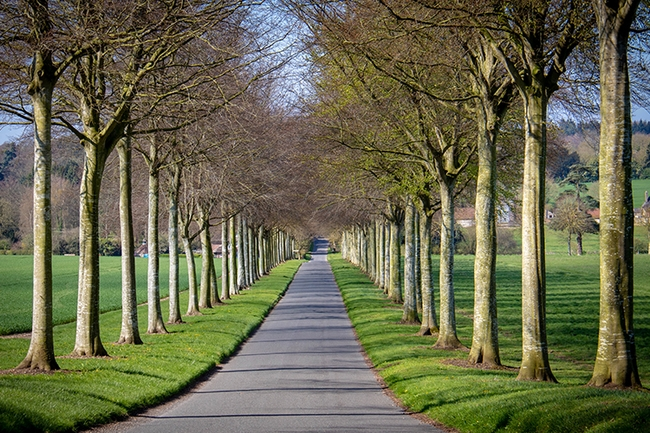
#> input picture 1603176284-vanishingpoint.jpg, 650 x 433 px
$ python houghCv.py
#> lines starting #> are read from the running program, lines starting #| are printed output that depends on the picture
import cv2
import numpy as np

img = cv2.imread('1603176284-vanishingpoint.jpg')
#> img is the input picture: shape (433, 650, 3); mean B, G, R 77.4, 104.6, 104.3
gray = cv2.cvtColor(img, cv2.COLOR_BGR2GRAY)
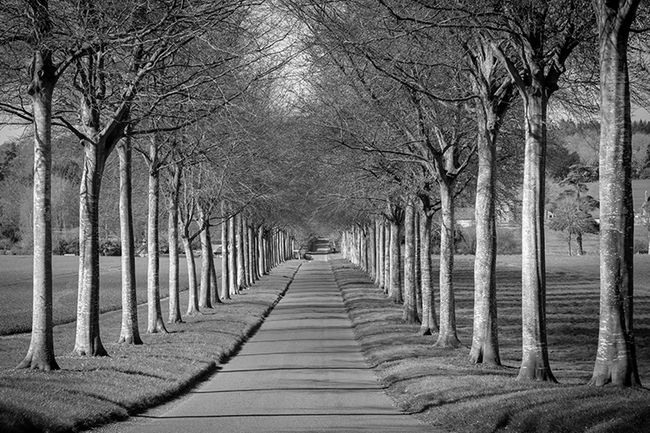
#> gray: shape (433, 650); min 0, max 255, mean 101.4
edges = cv2.Canny(gray, 50, 150, apertureSize = 3)
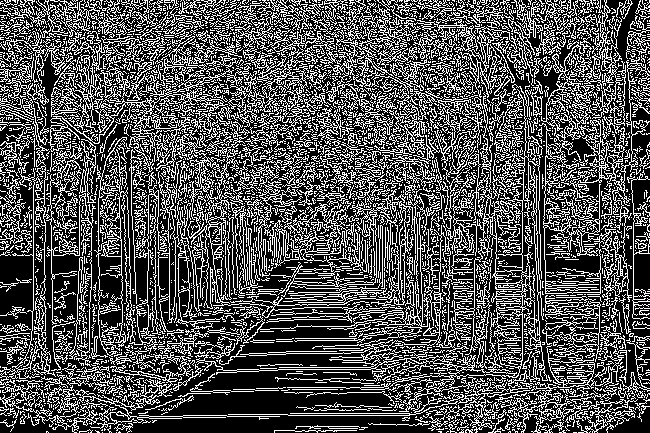
#> edges: shape (433, 650); 32.5% white in thin lines or dots
cv2.imshow('edge', edges)

lines = cv2.HoughLinesP(edges, 1, np.pi/180,100,minLineLength = 1000, maxLineGap =10)
#> lines = None
#> (the run stopped early here; a loop or call above may not have finished)

$ run again, with vanishing-point-4468780__340.jpg copied over 1603176284-vanishingpoint.jpg
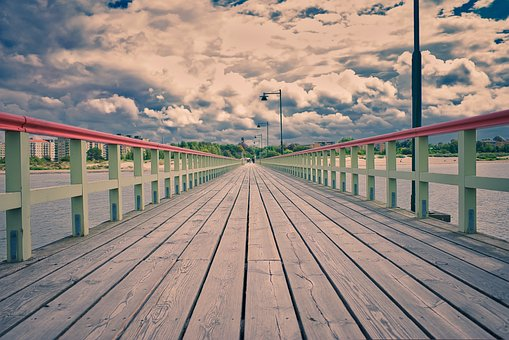
#> input picture vanishing-point-4468780__340.jpg, 509 x 340 px
#> img is the input picture: shape (340, 509, 3); mean B, G, R 130.8, 137.8, 150.4
#> `gray = cv2.cvtColor(img, cv2.COLOR_BGR2GRAY)`:
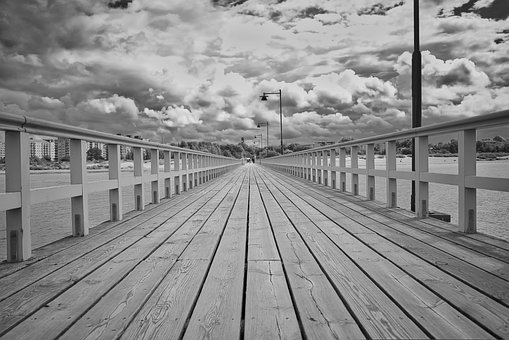
#> gray: shape (340, 509); min 0, max 242, mean 140.8
#> `edges = cv2.Canny(gray, 50, 150, apertureSize = 3)`:
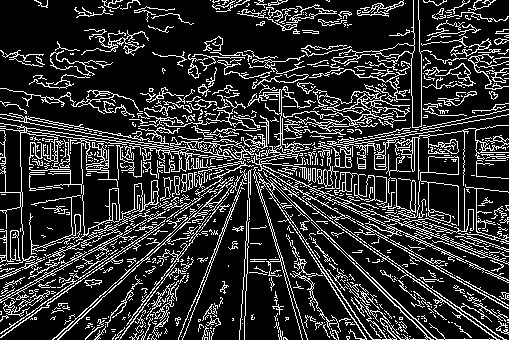
#> edges: shape (340, 509); 18.9% white in thin lines or dots
#> lines = None
